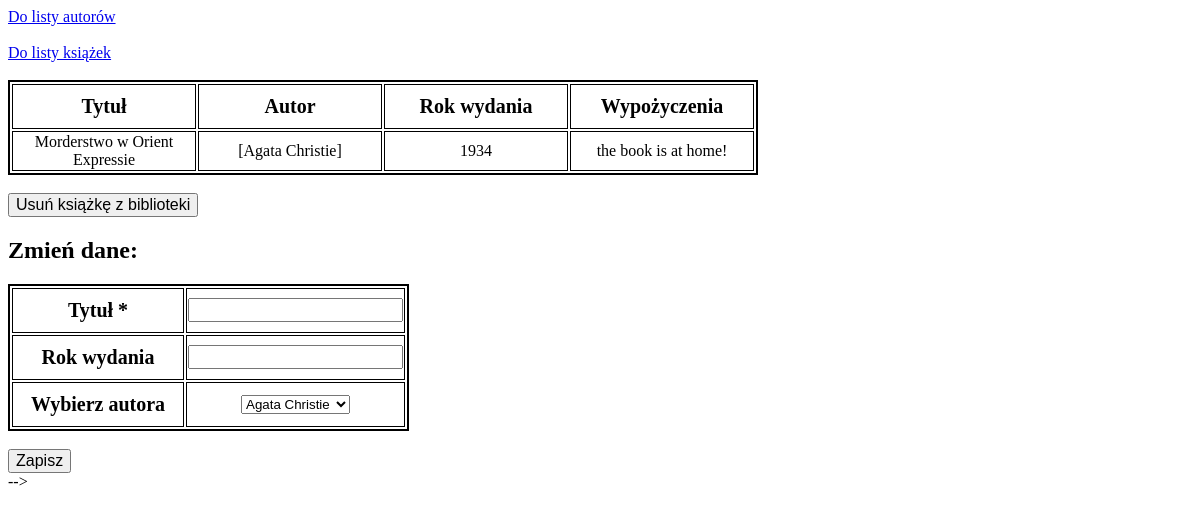
Page /sql/books/1 on the committed database.
### app/models.py (models this page shows, shortened)
class Book(db.Model):
    id = db.Column(db.Integer, primary_key=True)
    title = db.Column(db.String(100), index=True)
    year = db.Column(db.Numeric(4, 0))
    author = db.relationship('Author', secondary=book_author, backref=db.backref('books', lazy='dynamic'))  # noqa: E501
    borrowed = db.relationship('Borrowing', backref='book')

class Author(db.Model):
    id = db.Column(db.Integer, primary_key=True)
    name = db.Column(db.String(50), index=True)
    def __repr__(self):
        return f"{self.name}"

class Borrowing(db.Model):
    id = db.Column(db.Integer, primary_key=True)
    borrowed = db.Column(db.Boolean())
    borrow_date = db.Column(db.String(10))
    where = db.Column(db.String(50))
    id_book = db.Column(db.String, db.ForeignKey('book.title'))
    def __repr__(self):
        if self.borrowed is True:
            return f"borrowed to {self.where}, {self.borrow_date}"
        else:
            return f"the book is at home!"

### app/routes.py (the view, shortened to what this page needs)
@app.route("/sql/books/<int:book_id>", methods=["GET", "POST"])
def get_book(book_id):
    form = BooksLibForm()
    book = Book.query.get(book_id)
    return render_template("book.html", book=book, form=form, book_id=book_id)

### app/forms.py
class BooksLibForm(FlaskForm):
    title = StringField('Tytuł', validators=[DataRequired()])
    year = IntegerField('Rok wydania')
    author = SelectField('Wybierz autora', choices=authors)

### app/templates/book.html (shortened to what this page needs)
<!DOCTYPE html>
<html lang="en">
<head>
    <link rel="stylesheet" href="{{ url_for('static', filename='style.css') }}">
</head>
<body>
    <a href="/sql/authors/">Do listy autorów</a><br><br>
    <a href="/sql/books/">Do listy książek</a><br><br>
    <table>
        <thead>
        <th>Tytuł</th>
        <th>Autor</th>
        <th>Rok wydania</th>
        <th>Wypożyczenia</th>
        </thead>
        <tr>
            <td>{{ book.title }}</td>
            <td>{{ book.author }}</td>
            <td>{{ book.year }}</td>
            <td>{{ book.borrowed [-1]}}</td>
        </tr>
    </table>
    <br>
    <a href ="/sql/books/delete/{{book_id}}"><input type="submit" value="Usuń książkę z biblioteki"></a>
    <h2> Zmień dane: </h2>
    <form method="POST" action="/sql/books/{{ book_id }}">
        <table>
            {% for field in form if field.widget.input_type != 'hidden' %}
                <tr>
                    <th>{{ field.label }} {% if field.flags.required %}*{% endif %}</th>
                    <td>{{ field }}</td>
                </tr>
            {% endfor %}
        </table>
        <br>
        <input type="submit" value="Zapisz">
    </form>-->
</body>
</html>

### app/static/style.css (style rules this page uses)
table { border: 2px solid black; }
th { border: 1px solid; width: 150px; height: 20px; padding: 10px; font-size: 20px; }
td { height: 20px; width: 180px; border: 1px solid; text-align: center; }
input { font-size: 16px; }

### rows in the picture
Book: title "Morderstwo w Orient Expressie", year "1934"
Author: author "[Agata Christie]"
Borrowing: borrowed "the book is at home!"

### other values in the picture
{{ field.label }} "Tytuł" "Rok wydania" "Wybierz autora"
